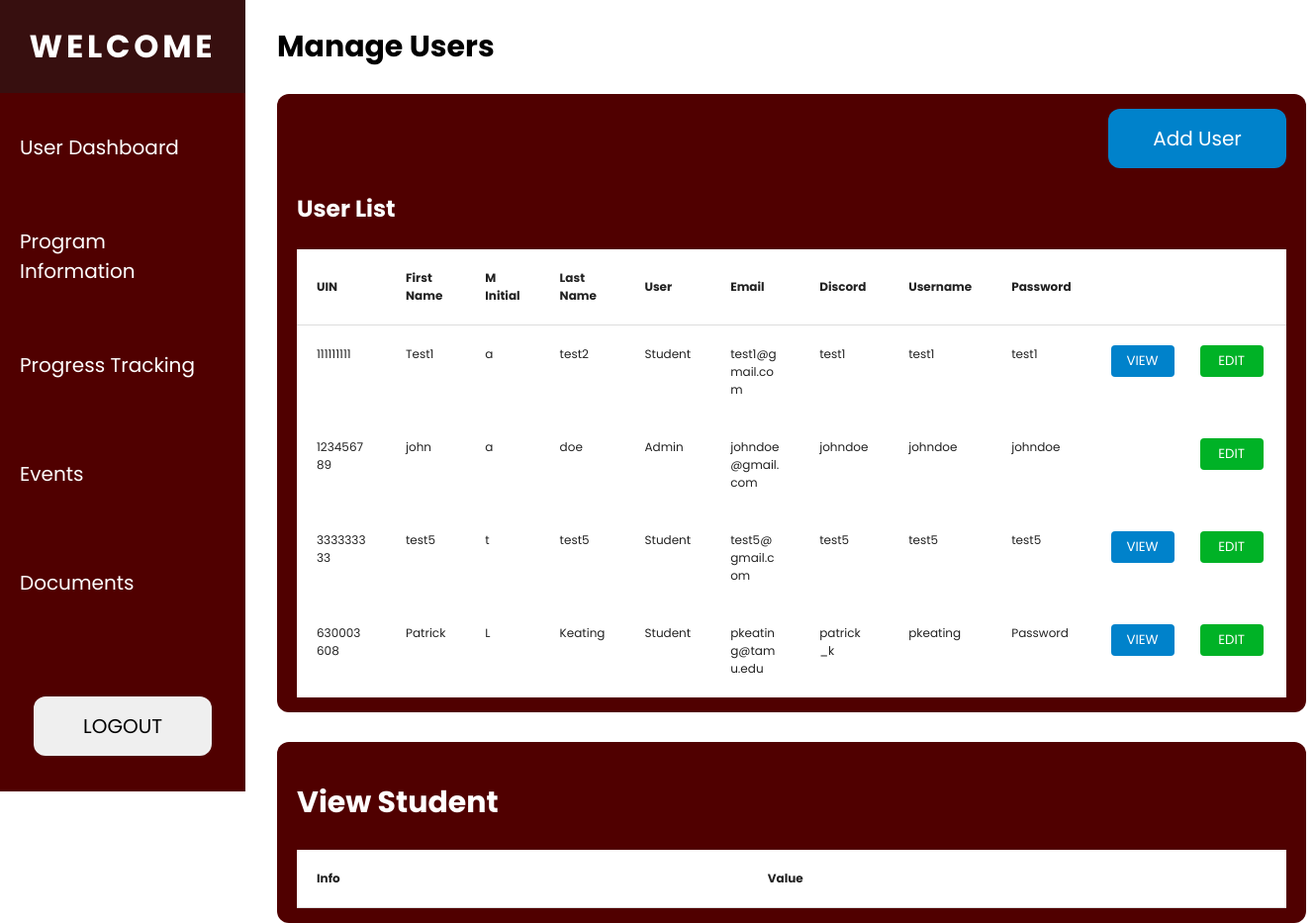
Page /pages/user_admin.php (signed in) on the earlier database version.
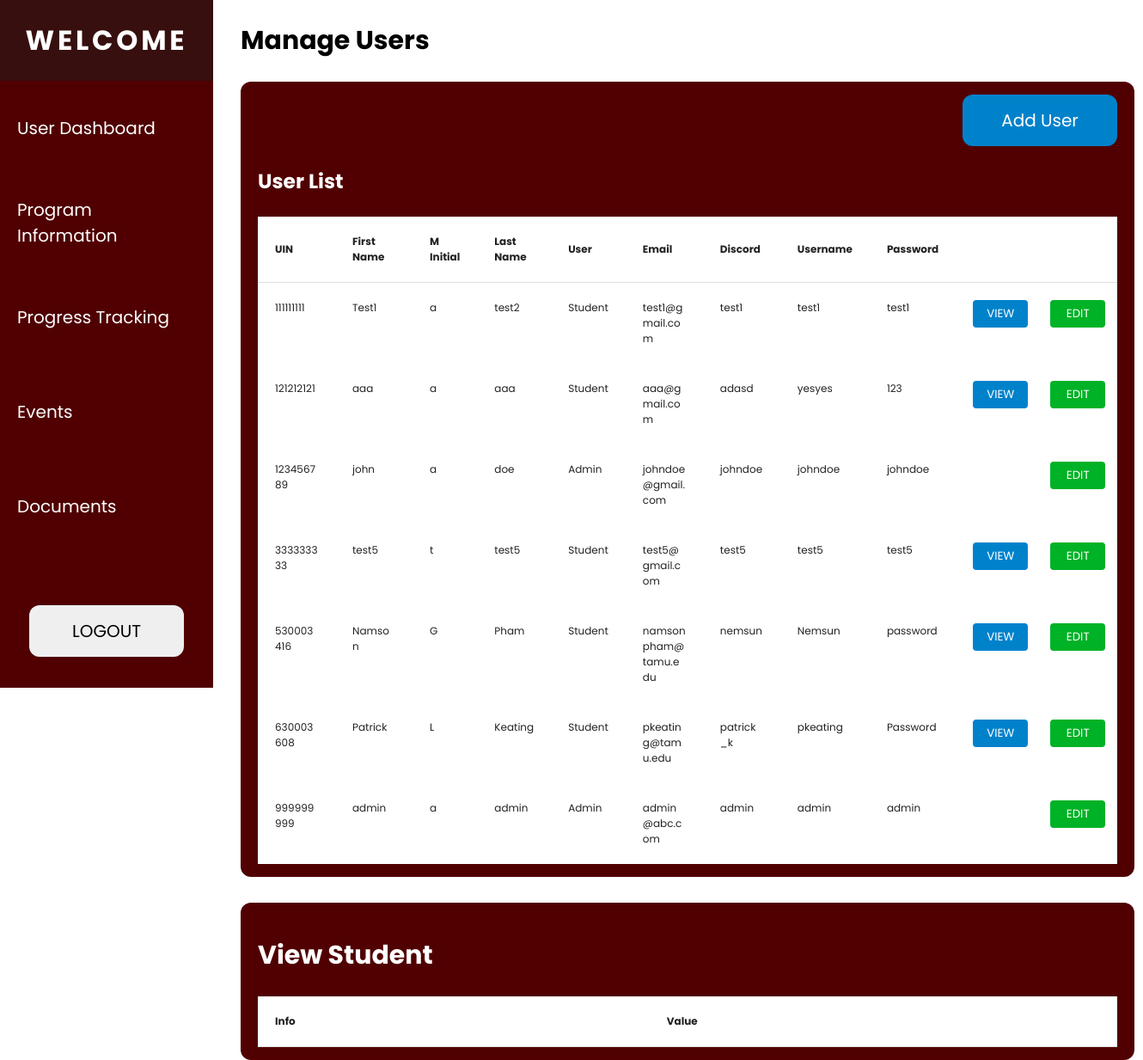
Same page on the later database version.
### tables this page shows
CREATE TABLE `users` (
  `UIN` int(255) NOT NULL,
  `First_name` varchar(255) NOT NULL,
  `M_Initial` char(1) NOT NULL,
  `Last_Name` varchar(255) NOT NULL,
  `Username` varchar(255) NOT NULL,
  `Passwords` varchar(255) NOT NULL,
  `User_Type` varchar(255) NOT NULL,
  `Email` varchar(255) NOT NULL,
  `Discord` varchar(255) NOT NULL
);

### pages/user_admin.php (the view, shortened to what this page needs)
<?php include '../assets/user_admin_header.php';
include '../assets/navbar.php';
include_once '../includes/dbh.inc.php';
?>
<div class="main-container margin-left-280">
    <div class="header">
        <h2>Manage Users</h2>
    </div>
    <div class="table-wrapper">
    <div class="flex flex-col align-end">
        <button class="add-btn" id="open-user-modal">Add User</button>
    </div>
        <h3>User List</h3>
        <?php
            $stmt = $conn->prepare("SELECT * FROM users");
            $stmt->execute();
            $result = $stmt->get_result();
        ?>
        <div class="table-container">
            <table id="userTable">
                <thead>
                    <tr>
                        <th>UIN</th>
                        <th>First Name</th>
                        <th>M Initial</th>
                        <th>Last Name</th>
                        <th>User</th>
                        <th>Email</th>
                        <th>Discord</th>
                        <th>Username</th>
                        <th>Password</th>
                        <th class="hidden">.</th>
                        <th class="hidden">.</th>
                        <th class="hidden">.</th>
                    </tr>
                </thead>
                <tbody>
                    <?php
                    if(mysqli_num_rows($result) > 0) {
                        while($row = mysqli_fetch_assoc($result)) {
                            ?>
                            <tr>
                                <td><?php echo $row['UIN']; ?></td>
                                <td><?php echo $row['First_name']; ?></td>
                                <td><?php echo $row['M_Initial']; ?></td>
                                <td><?php echo $row['Last_Name']; ?></td>
                                <td><?php echo $row['User_Type']; ?></td>
                                <td><?php echo $row['Email']; ?></td>
                                <td><?php echo $row['Discord']; ?></td>
                                <td><?php echo $row['Username']; ?></td>
                                <td><?php echo $row['Passwords']; ?></td>
                                <?php if ($row['User_Type'] == 'Student') { ?>
                                <td>
                                    <form action="user_admin.php" method="POST">
                                        <button type="submit" name="view_btn" class="table-btn view-btn">VIEW</button>
                                    </form>
                                </td>
                                <?php } else { ?>
                                    <td> </td>
                                <?php } ?>
                                <td>
                                    <form action="edit_user_admin.php" method="POST">
                                        <button type="submit" name="edit_btn" class="table-btn edit-btn">EDIT</button>
                                    </form>
                                </td>
                                <td>
                                </td>
                            </tr>
                            <?php
                        }
                    } else {
                        echo "No Users Found";
                    }
                    ?>
                </tbody>
            </table>
        </div>
    </div>
    <br>
    <div class="table-wrapper" id="specificTable">
        <h2> View Student </h2>
        <div class="table-container">
            <table id="userTable">
                <thead>
                    <tr>
                        <th>Info</th>
                        <th>Value</th>
                    </tr>
                </thead>
        </div>
    </div>
</div>

Differences in the rows shown:
added users: UIN "121212121", First_name "aaa", M_Initial "a", Last_Name "aaa", User_Type "Student", Email "aaa@gmail.com", Discord "adasd", Username "yesyes", Passwords "123"
added users: UIN "530003416", First_name "Namson", M_Initial "G", Last_Name "Pham", User_Type "Student", Email "namsonpham@tamu.edu", Discord "nemsun", Username "Nemsun", Passwords "password"
added users: UIN "999999999", First_name "admin", M_Initial "a", Last_Name "admin", User_Type "Admin", Email "admin@abc.com", Discord "admin", Username "admin", Passwords "admin"
